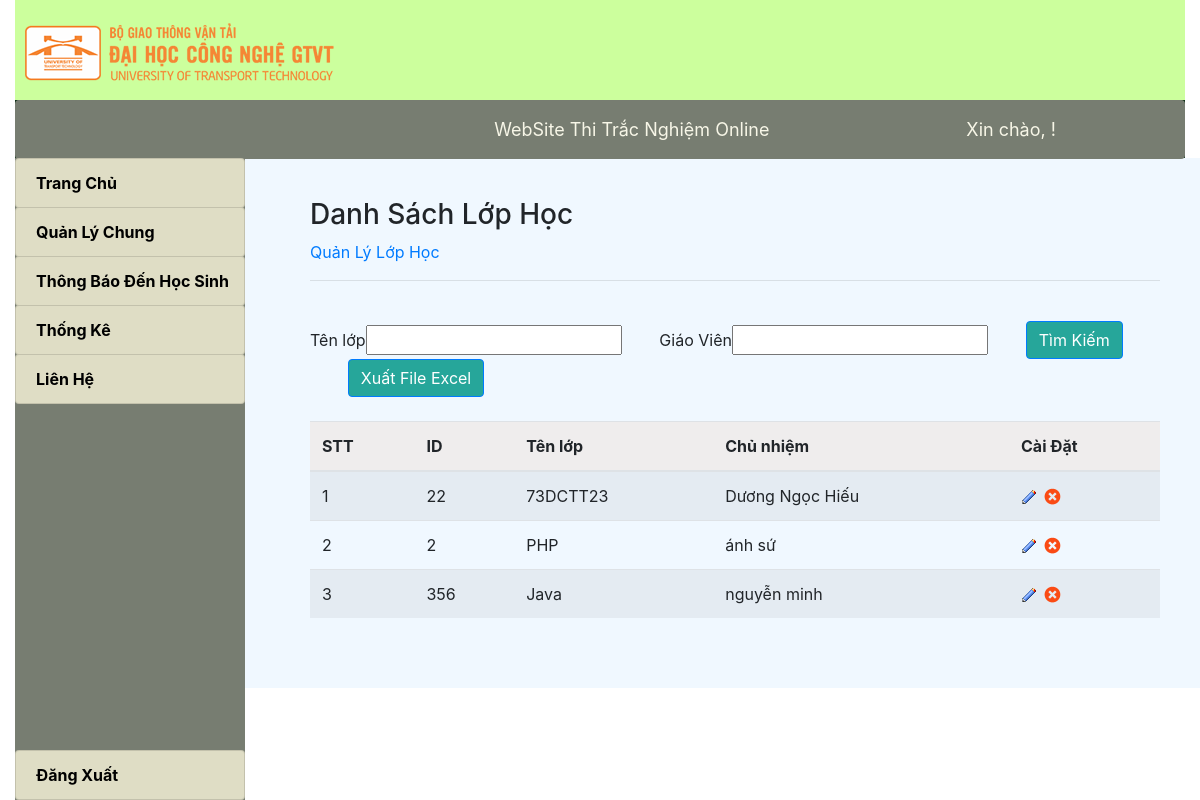
Page /73DCTT23_MVC/DSlophoc on the committed database.
### tables this page shows
CREATE TABLE `lophoc` (
  `ID` int(100) NOT NULL,
  `Tenlop` varchar(50) NOT NULL,
  `Giaovien` varchar(20) NOT NULL
);

### 73DCTT23_MVC/MVC/Core/controller.php (called while the page is built, shortened)
<?php
class controller{
    public function model($model){
        return new $model;
    }
    public function view($view,$data=[]){
        include_once './MVC/Views/'.$view.'.php';
    }
}
?>

### 73DCTT23_MVC/MVC/Controllers/DSlophoc.php (called while the page is built, shortened)
<?php
class DSlophoc extends controller
{
    private $dslh;
    function __construct()
    {
        $this->dslh = $this->model('LopHoc_m');
    }
    function Get_data()
    {
        $danhSachGiaoVien = $this->dslh->layDanhSachGiaoVienTen();
        $this->view('Masterlayout', [
            'page' => 'DSlophoc',
            'danhSachGiaoVien' => $danhSachGiaoVien,
            'dulieu' => $this->dslh->lophoc_find('', '')
        ]);
    }
}

### 73DCTT23_MVC/MVC/Core/app.php (called while the page is built, shortened)
<?php
    class app{
        protected $action='Get_data';
        function __construct()
        {
            $arr=$this->processURL();
            if($arr!=null){
                if(file_exists('./MVC/Controllers/'.$arr[0].'.php')){
                    $this->controller=$arr[0];
                    unset($arr[0]);
                }
            }
            $this->controller=new $this->controller;
            $this->param=$arr?array_values($arr):[];
            call_user_func_array([$this->controller,$this->action],$this->param);
        }
        function processURL(){
            if(isset($_GET['url'])){
              return explode('/', filter_var(trim($_GET['url']),FILTER_DEFAULT));
            }
        }
    }
?>

### 73DCTT23_MVC/MVC/bridge.php (called while the page is built, shortened)
<?php
include_once './MVC/Core/app.php';
include_once './MVC/Core/controller.php';
include_once './MVC/Core/connectDB.php';
$app = new app();

### 73DCTT23_MVC/index.php (called while the page is built, shortened)
<?php
    include_once './MVC/bridge.php';
?>

### 73DCTT23_MVC/MVC/Core/connectDB.php (called while the page is built, shortened)
<?php
class connectDB{
    protected $server='localhost';
    protected $user='root';
    protected $pass='';
    protected $db='baitaplon';
    function __construct()
    {
        $this->con=mysqli_connect($this->server,$this->user,$this->pass,$this->db);
    }
}
?>

### 73DCTT23_MVC/MVC/Models/LopHoc_m.php (called while the page is built, shortened)
<?php
class LopHoc_m extends connectDB
{
    function layDanhSachGiaoVienTen()
    {
        $sql = "SELECT Hoten FROM giaovien";
        return mysqli_query($this->con, $sql);
    }
    function lophoc_find($tl, $gv)
    {
        $sql = "SELECT * FROM lophoc
            WHERE Tenlop like '%$tl%' AND
            Giaovien like '%$gv%'";
        return mysqli_query($this->con, $sql);
    }
}

### 73DCTT23_MVC/MVC/Views/Pages/DSlophoc.php (the view, shortened to what this page needs)
<body>
    <form method="post" action="http://localhost/73DCTT23_MVC/DSlophoc/timkiem">
        <h3>Danh Sách Lớp Học</h3>
        <a href="http://localhost/73DCTT23_MVC/lophoc">Quản Lý Lớp Học</a>
        <hr class="custom-hr">
        <br>
        <div class="form-inline">
            <label for="myTenlop">Tên lớp</label>
            <input type="text" class="form-control1" id="myTenlop" name="txtTenlop" value="<?php if (isset($data['Tenlop'])) echo $data['Tenlop'] ?>">
            <label style="margin-left: 1cm;" for="myGiaovien">Giáo Viên</label>
            <input type="text" class="form-control1" id="myGiaovien" placeholder="" name="txtGiaovien" value="<?php if (isset($data['Giaovien'])) echo $data['Giaovien'] ?>">
            <button style="margin-left: 1cm; background-color: #26a69a;" type="submit" class="btn btn-primary" name="btnTimkiem">Tìm Kiếm</button>
            <button style="margin-left: 1cm; background-color: #26a69a;" type="submit" class="btn btn-primary" name="btnXuatFile">Xuất File Excel</button>
        </div>
        <br>
        <table class="table table-striped">
            <thead>
                <tr style="background:#efeded">
                    <th>STT</th>
                    <th>ID</th>
                    <th>Tên lớp</th>
                    <th>Chủ nhiệm</th>
                    <th>Cài Đặt</th>
                </tr>
            </thead>
            <tbody>
                <?php
                if (isset($data['dulieu']) && mysqli_num_rows($data['dulieu']) > 0) {
                    $i = 0;
                    while ($row = mysqli_fetch_assoc($data['dulieu'])) {
                ?>
                        <tr>
                            <td><?php echo (++$i) ?></td>
                            <td><?php echo $row['ID'] ?></td>
                            <td><?php echo $row['Tenlop'] ?></td>
                            <td><?php echo $row['Giaovien'] ?></td>
                            <td>
                                <a href="#" class="edit-link" data-id="<?php echo $row['ID'] ?>" data-tenlop="<?php echo $row['Tenlop'] ?>" data-giaovien="<?php echo $row['Giaovien'] ?>" data-toggle="modal" data-target="#editModal">
                                    <img src="http://localhost/73DCTT23_MVC/Public/Pictures/edit.gif" alt="Edit">
                                </a>
                                <a href="http://localhost/73DCTT23_MVC/DSlophoc/xoa/<?php echo $row['ID'] ?>">
                                    <img src="http://localhost/73DCTT23_MVC/Public/Pictures/13.png" alt="">
                                </a>
                            </td>
                        </tr>
                <?php
                    }
                }
                ?>
            </tbody>
        </table>
    </form>
</body>
</html>

### 73DCTT23_MVC/MVC/Views/Masterlayout.php (style rules this page uses)
body, html { height: 100%; margin: 0; overflow: hidden; }

### rows in the picture
lophoc: ID "22", Tenlop "73DCTT23", Giaovien "Dương Ngọc Hiếu"
lophoc: ID "2", Tenlop "PHP", Giaovien "ánh sứ"
lophoc: ID "356", Tenlop "Java", Giaovien "nguyễn minh"
